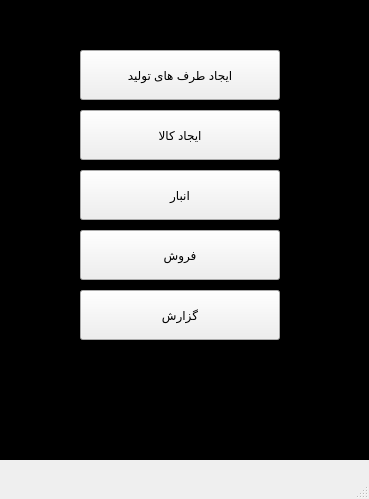
<?xml version="1.0" encoding="UTF-8"?>
<ui version="4.0">
 <class>MainWindow</class>
 <widget class="QMainWindow" name="MainWindow">
  <property name="geometry">
   <rect>
    <x>0</x>
    <y>0</y>
    <width>369</width>
    <height>499</height>
   </rect>
  </property>
  <property name="maximumSize">
   <size>
    <width>16777215</width>
    <height>16777215</height>
   </size>
  </property>
  <property name="windowTitle">
   <string>MainWindow</string>
  </property>
  <widget class="QWidget" name="centralwidget">
   <widget class="QListView" name="listView">
    <property name="geometry">
     <rect>
      <x>0</x>
      <y>0</y>
      <width>370</width>
      <height>460</height>
     </rect>
    </property>
    <property name="styleSheet">
     <string notr="true">background-color: rgb(0, 0, 0);</string>
    </property>
   </widget>
   <widget class="QPushButton" name="CprPB">
    <property name="geometry">
     <rect>
      <x>80</x>
      <y>50</y>
      <width>200</width>
      <height>50</height>
     </rect>
    </property>
    <property name="text">
     <string>ایجاد طرف های تولید</string>
    </property>
   </widget>
   <widget class="QPushButton" name="StorePB">
    <property name="geometry">
     <rect>
      <x>80</x>
      <y>170</y>
      <width>200</width>
      <height>50</height>
     </rect>
    </property>
    <property name="text">
     <string>انبار</string>
    </property>
   </widget>
   <widget class="QPushButton" name="CgPB">
    <property name="geometry">
     <rect>
      <x>80</x>
      <y>110</y>
      <width>200</width>
      <height>50</height>
     </rect>
    </property>
    <property name="text">
     <string>ایجاد کالا</string>
    </property>
   </widget>
   <widget class="QPushButton" name="SalePB">
    <property name="geometry">
     <rect>
      <x>80</x>
      <y>230</y>
      <width>200</width>
      <height>50</height>
     </rect>
    </property>
    <property name="text">
     <string>فروش</string>
    </property>
   </widget>
   <widget class="QPushButton" name="ReportPB">
    <property name="geometry">
     <rect>
      <x>80</x>
      <y>290</y>
      <width>200</width>
      <height>50</height>
     </rect>
    </property>
    <property name="text">
     <string>گزارش</string>
    </property>
   </widget>
  </widget>
  <widget class="QMenuBar" name="menubar">
   <property name="geometry">
    <rect>
     <x>0</x>
     <y>0</y>
     <width>369</width>
     <height>22</height>
    </rect>
   </property>
  </widget>
  <widget class="QStatusBar" name="statusbar">
   <property name="sizeGripEnabled">
    <bool>true</bool>
   </property>
  </widget>
 </widget>
 <resources/>
 <connections/>
</ui>
